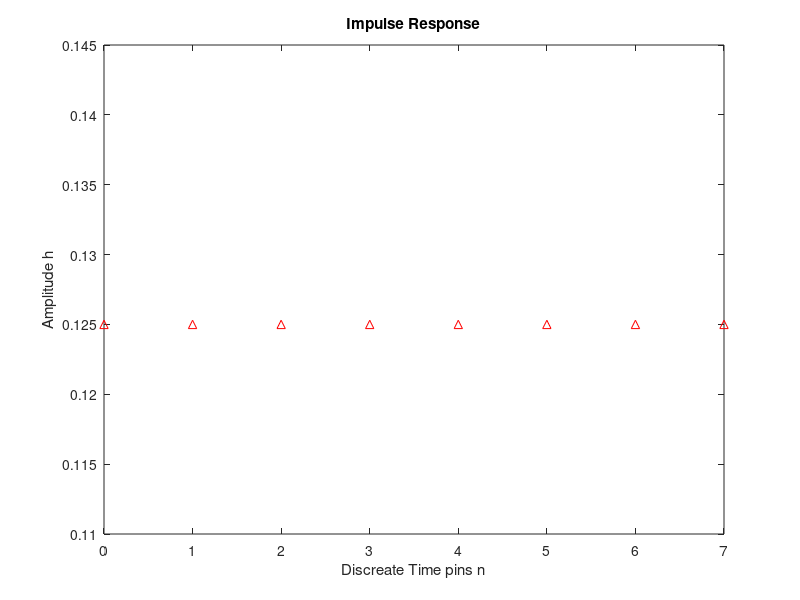
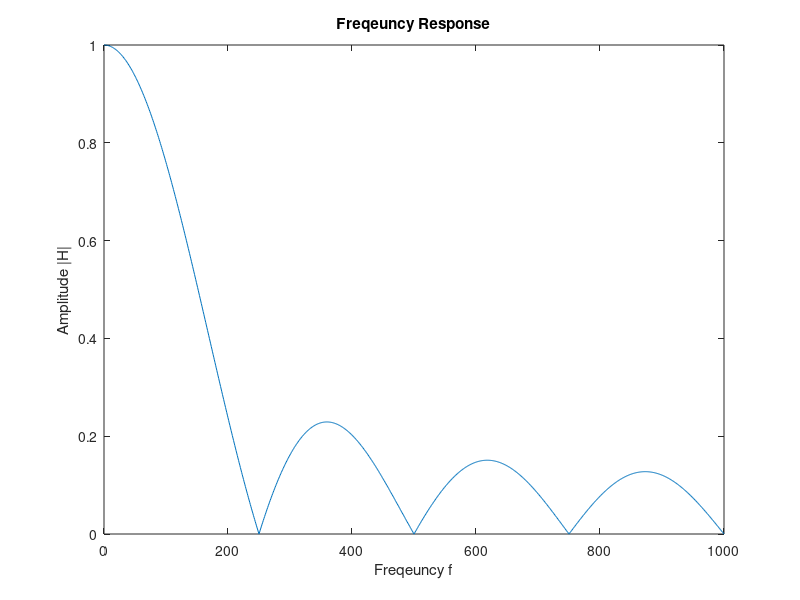
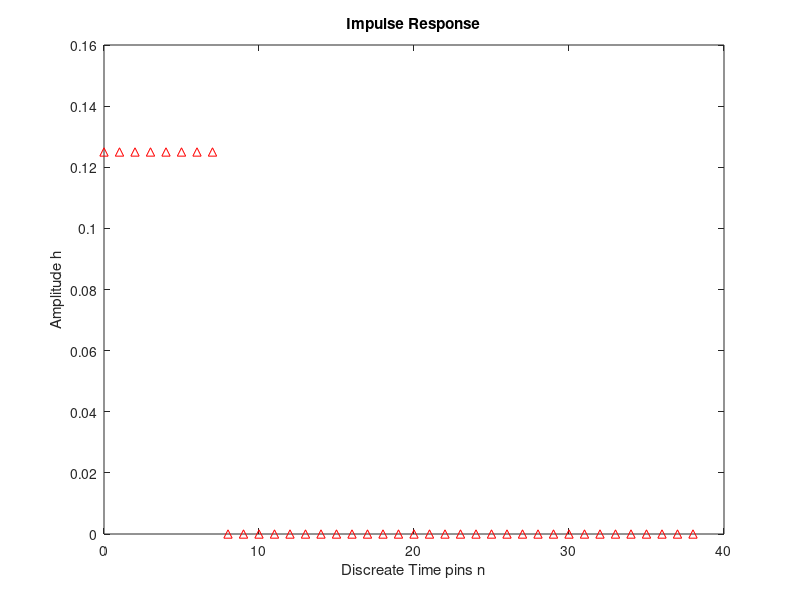
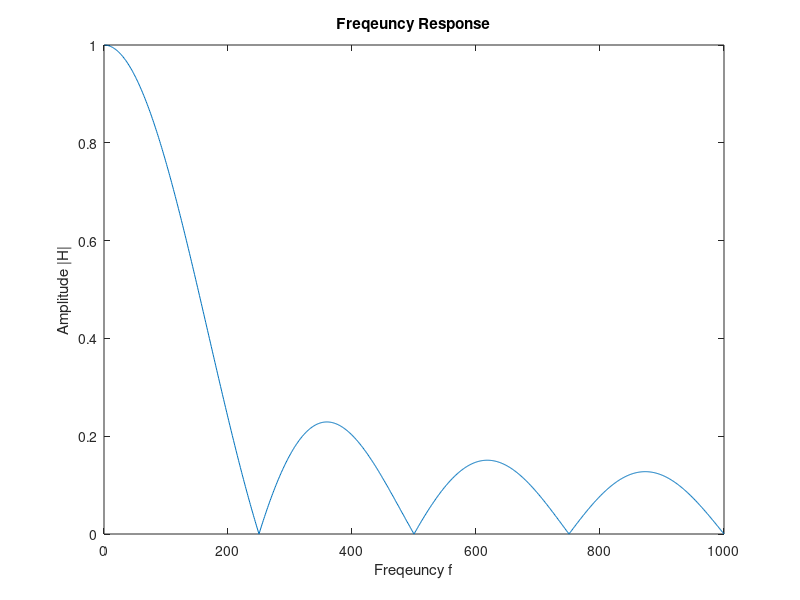

Write the MATLAB code that produced these figures, in order.
#3. 

#1 y[n] =1/8 * (x[n] + x[n − 1] + x[n − 2] + x[n − 3] + x[n − 4] +x[n − 5] + x[n − 6] + x[n − 7])
num = (1/8) * ones(1,8);
denum = 1;

figure(1);impz(num,denum);
xlabel('Discreate Time pins n');
ylabel('Amplitude h');
title('Impulse Response');

fs = 2000;
f = (0:.001:1)*(fs/2);
H = freqz(num,denum,f,fs);

figure(2);plot(f,abs(H));
xlabel('Freqeuncy f');
ylabel('Amplitude |H|');
title('Freqeuncy Response');



#2 y[n] =1/8 * (x[n] − x[n − 8]) + y[n − 1]

num2 = (1/8) * [1 zeros(1,7) -1];
denum2 = [1 -1];

figure(3);impz(num2,denum2);
xlabel('Discreate Time pins n');
ylabel('Amplitude h');
title('Impulse Response');

H2 = freqz(num2,denum2,f,fs);

figure(4);plot(f,abs(H2));
xlabel('Freqeuncy f');
ylabel('Amplitude |H|');
title('Freqeuncy Response');